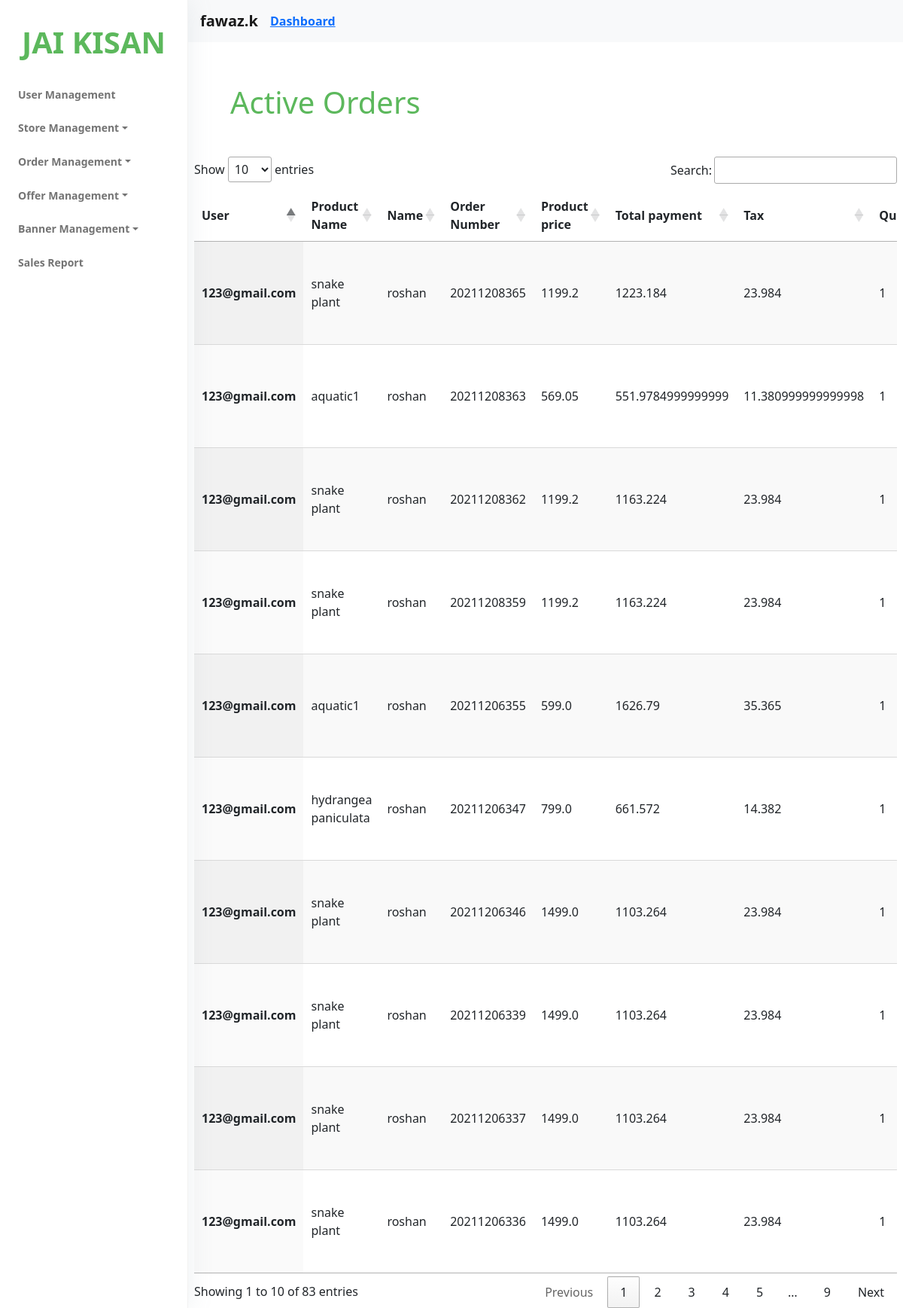
Page /adminpanel/order_list (signed in) on the committed database.
### accounts/models.py (models this page shows, shortened)
class Account(AbstractBaseUser):
    first_name = models.CharField(max_length=50)
    last_name = models.CharField(max_length=50)
    username = models.CharField(max_length=50)
    email = models.CharField(max_length=50,unique=True)
    phone_number=models.CharField(('mobile number'), max_length=20, unique=True)
    profile_img = models.ImageField( null=True, blank=True, upload_to='userprofile')
    city = models.CharField(max_length=50,null=True)
    state = models.CharField(max_length=50,null=True)
    date_joined = models.DateTimeField(auto_now_add=True)
    last_login = models.DateTimeField(auto_now_add=True)
    is_admin = models.BooleanField(default=False)
    is_staff = models.BooleanField(default=False)
    is_active = models.BooleanField(default=True)
    is_superadmin = models.BooleanField(default=False)
    USERNAME_FIELD ='email'
    REQUIRED_FIELDS = ['first_name','last_name','username','phone_number']
    objects = MyAccountManager()

### orders/models.py (models this page shows, shortened)
class OrderProduct(models.Model):
    order = models.ForeignKey(Order,on_delete=models.CASCADE)
    payment = models.ForeignKey(Payment, on_delete=models.SET_NULL, blank=True, null=True,default=None)
    user = models.ForeignKey(Account, on_delete=models.CASCADE)
    product = models.ForeignKey(Product, on_delete=models.CASCADE)
    variations = models.ManyToManyField(Variation, blank=True)
    quantity = models.IntegerField()
    product_price = models.FloatField()
    status = models.IntegerField(choices=STATUS,default=1)
    ordered = models.BooleanField(default=False)
    created_at = models.DateTimeField(auto_now_add=True)
    updated_at = models.DateTimeField(auto_now=True)

class Order(models.Model):
    user = models.ForeignKey(Account,on_delete=models.SET_NULL,null=True)
    payment = models.ForeignKey(Payment,on_delete=models.SET_NULL,blank=True,null=True)
    name = models.CharField(max_length=200)
    phone = models.CharField(max_length=15)
    address = models.CharField(max_length=200)
    pincode = models.CharField(max_length=20)
    locality = models.CharField(max_length=200)
    city = models.CharField(max_length=50)
    state = models.CharField(max_length=50)
    landmark = models.CharField(max_length=200)
    alternate_phone = models.CharField(max_length=200)
    order_number = models.CharField(max_length=200)
    order_total = models.FloatField()
    tax = models.FloatField()
    is_ordered = models.BooleanField(default=False)
    created_at = models.DateTimeField(auto_now_add=True)
    updated_at = models.DateTimeField(auto_now=True)

### store/models.py (models this page shows, shortened)
class Product(models.Model):
    product_name  = models.CharField(max_length=200, unique=True)
    slug          = models.SlugField(max_length=200, unique=True)
    description   = models.TextField(max_length=200,blank=True)
    price         = models.IntegerField(null=True)
    tax           = models.IntegerField(null=True)
    images_one    = models.ImageField(upload_to='images/products',blank=True)
    images_two    = models.ImageField(upload_to='images/products',blank=True)
    images_three  = models.ImageField(upload_to='images/products',blank=True)
    stock         = models.IntegerField()
    is_available  = models.BooleanField(default=True)
    p_category    = models.ForeignKey(category,on_delete=models.CASCADE)
    create_date   = models.DateTimeField(auto_now_add=True)
    modified_date = models.DateTimeField(auto_now=True)
    def __str__(self):
        return self.product_name

### admin_panel/views.py (the view)
# urls.py: path('order_list',views.order_list,name='order_list'),
@staff_member_required(login_url='adminpanel')
def order_list(request):
    order_list = OrderProduct.objects.all().order_by('-created_at')
    context = {
        'order_list':order_list,
    }
    return render(request,'adminpanel/order_list.html',context)

### cart/context_processors.py (called while the page is built, shortened)
def counter(request):
    cart_count = 0
    if 'admin' in request.path:
        return{}
    return dict(cart_count=cart_count)

### category/context_processors.py (called while the page is built)
def menu_links(request):
    links = category.objects.all()
    return dict(links=links)

### templates/adminpanel/order_list.html (shortened to what this page needs)
{% load static %}
{% include 'adminpanel/nav.html' %}
<!DOCTYPE html>
<html lang="en">
<head>
    <link rel="stylesheet" href="https://cdn.jsdelivr.net/npm/bootstrap@5.0.0-beta1/dist/css/bootstrap.min.css">
    <link rel="stylesheet" type="text/css" href="https://cdn.datatables.net/1.11.3/css/jquery.dataTables.css">
</head>
<body>
    <div class="header ">
        <div class="align-items-">
            <div class="px-2 col-lg-12 col-7">
                <div class="table-responsive">
                    <div>
                        <h1 style="color:#5cb85c" class="m-5">Active Orders</h1>
                    </div>
                    <table id="table" class="display">
                        <thead>
                            <tr>
                                <th scope="col">User</th>
                                <th scope="col">Product Name</th>
                                <th scope="col">Name</th>
                                <th scope="col">Order Number</th>
                                <th scope="col">Product price</th>
                                <th scope="col">Total payment</th>
                                <th scope="col">Tax</th>
                                <th scope="col">Quantity</th>
                            </tr>
                        </thead>
                        <tbody>
                            {% for x in order_list %}
                            {% if x.status != 4 and x.status != 0 %}
                            <tr>
                                <th scope="row">
                                    {{ x.user }}
                                </th>
                                <td>
                                    {{ x.product }}
                                </td>
                                <td>
                                    {{ x.order.name }}
                                </td>
                                <td>
                                    {{ x.order.order_number }}
                                </td>
                                <td>
                                    {{ x.product_price }}
                                </td>
                                <td>
                                    {{ x.order.order_total }}
                                </td>
                                <td>
                                    {{ x.order.tax }}
                                </td>
                                <td>
                                    {{ x.quantity }}
                                </td>
                            </tr>
                            {% endif %}
                            {% endfor %}
                        </tbody>
                    </table>
                </div>
            </div>
        </div>
    </div>
</body>
</html>

### templates/adminpanel/nav.html (shortened to what this page needs)
{% extends 'adminpanel/base.html' %}
{% load static %}
{% block content %}
<nav class="sidenav navbar navbar-vertical  fixed-left  navbar-expand-xs navbar-light bg-white" id="sidenav-main">
    <div class="scrollbar-inner">
        <div class="sidenav-header  align-items-center">
            <a class="navbar-brand" href="javascript:void(0)">
                <h1 style="color: #5cb85c;"><b>JAI KISAN</b></h1>
            </a>
        </div>
        <div class="navbar-inner">
            <div class="collapse navbar-collapse" id="sidenav-collapse-main">
                <ul class="navbar-nav">
                    <li class="nav-item">
                        <a class="nav-link" href="{% url 'user_list' %}">
                            <b >User Management</b>
                        </a>
                </li>
                    <li class="nav-item dropdown">
                        <a class="nav-link dropdown-toggle" href="#" id="navbarDropdown" role="button" data-toggle="dropdown" aria-haspopup="true" aria-expanded="false">
                          <b>Store Management</b>
                        </a>
                      </li>
                      <li class="nav-item dropdown">
                        <a class="nav-link dropdown-toggle" href="#" id="navbarDropdown" role="button" data-toggle="dropdown" aria-haspopup="true" aria-expanded="false">
                          <b>Order Management</b>
                        </a>
                      </li>
                      <li class="nav-item dropdown">
                        <a class="nav-link dropdown-toggle" href="#" id="navbarDropdown" role="button" data-toggle="dropdown" aria-haspopup="true" aria-expanded="false">
                          <b>Offer Management</b>
                        </a>
                      </li>
                      <li class="nav-item dropdown">
                        <a class="nav-link dropdown-toggle" href="#" id="navbarDropdown" role="button" data-toggle="dropdown" aria-haspopup="true" aria-expanded="false">
                          <b>Banner Management</b>
                        </a>
                      </li>
                      <li class="nav-item">
                        <a class="nav-link" href="{% url 'product_sales' %}">
                            <b >Sales Report</b>
                        </a>
                </li>
                </ul>
            </div>
        </div>
    </div>
</nav>
<div class="main-content" id="panel">
    <nav class="navbar navbar-expand-lg navbar-light bg-light">
        <b class="navbar-brand" style="justify-content: end;" >{{ user.username }}</b>
        <a  href="{% url 'admin_dashboard' %}"><b>Dashboard</b></a>
      </nav>
    {% endblock %}

### rows in the picture
Account: username "fawaz.k"
OrderProduct: user "123@gmail.com", product "snake plant", order.name "roshan", order.order_number "20211208365", product_price "1199.2", order.order_total "1223.184", order.tax "23.984", quantity "1"
OrderProduct: user "123@gmail.com", product "aquatic1", order.name "roshan", order.order_number "20211208363", product_price "569.05", order.order_total "551.9784999999999", order.tax "11.380999999999998", quantity "1"
OrderProduct: user "123@gmail.com", product "snake plant", order.name "roshan", order.order_number "20211208362", product_price "1199.2", order.order_total "1163.224", order.tax "23.984", quantity "1"
OrderProduct: user "123@gmail.com", product "snake plant", order.name "roshan", order.order_number "20211208359", product_price "1199.2", order.order_total "1163.224", order.tax "23.984", quantity "1"
OrderProduct: user "123@gmail.com", product "aquatic1", order.name "roshan", order.order_number "20211206355", product_price "599.0", order.order_total "1626.79", order.tax "35.365", quantity "1"
OrderProduct: user "123@gmail.com", product "hydrangea paniculata", order.name "roshan", order.order_number "20211206347", product_price "799.0", order.order_total "661.572", order.tax "14.382", quantity "1"
OrderProduct: user "123@gmail.com", product "snake plant", order.name "roshan", order.order_number "20211206346", product_price "1499.0", order.order_total "1103.264", order.tax "23.984", quantity "1"
OrderProduct: user "123@gmail.com", product "snake plant", order.name "roshan", order.order_number "20211206339", product_price "1499.0", order.order_total "1103.264", order.tax "23.984", quantity "1"
OrderProduct: user "123@gmail.com", product "snake plant", order.name "roshan", order.order_number "20211206337", product_price "1499.0", order.order_total "1103.264", order.tax "23.984", quantity "1"
OrderProduct: user "123@gmail.com", product "snake plant", order.name "roshan", order.order_number "20211206336", product_price "1499.0", order.order_total "1103.264", order.tax "23.984", quantity "1"
